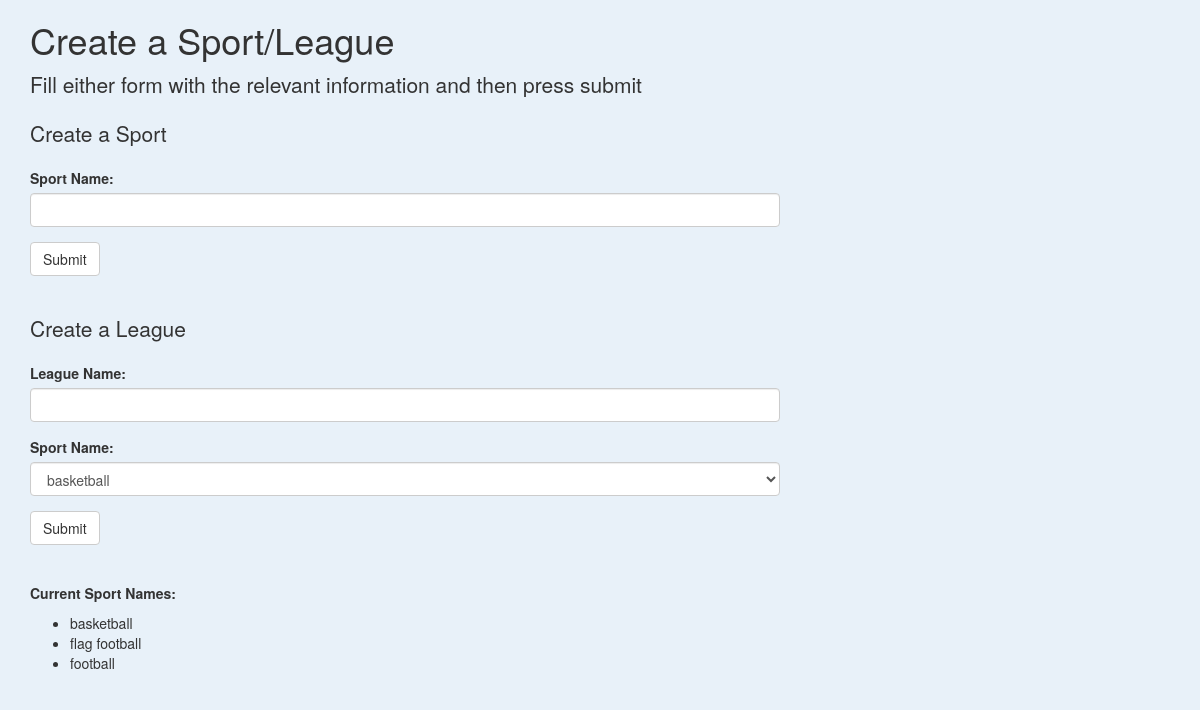
Before: /sport with the older database file.
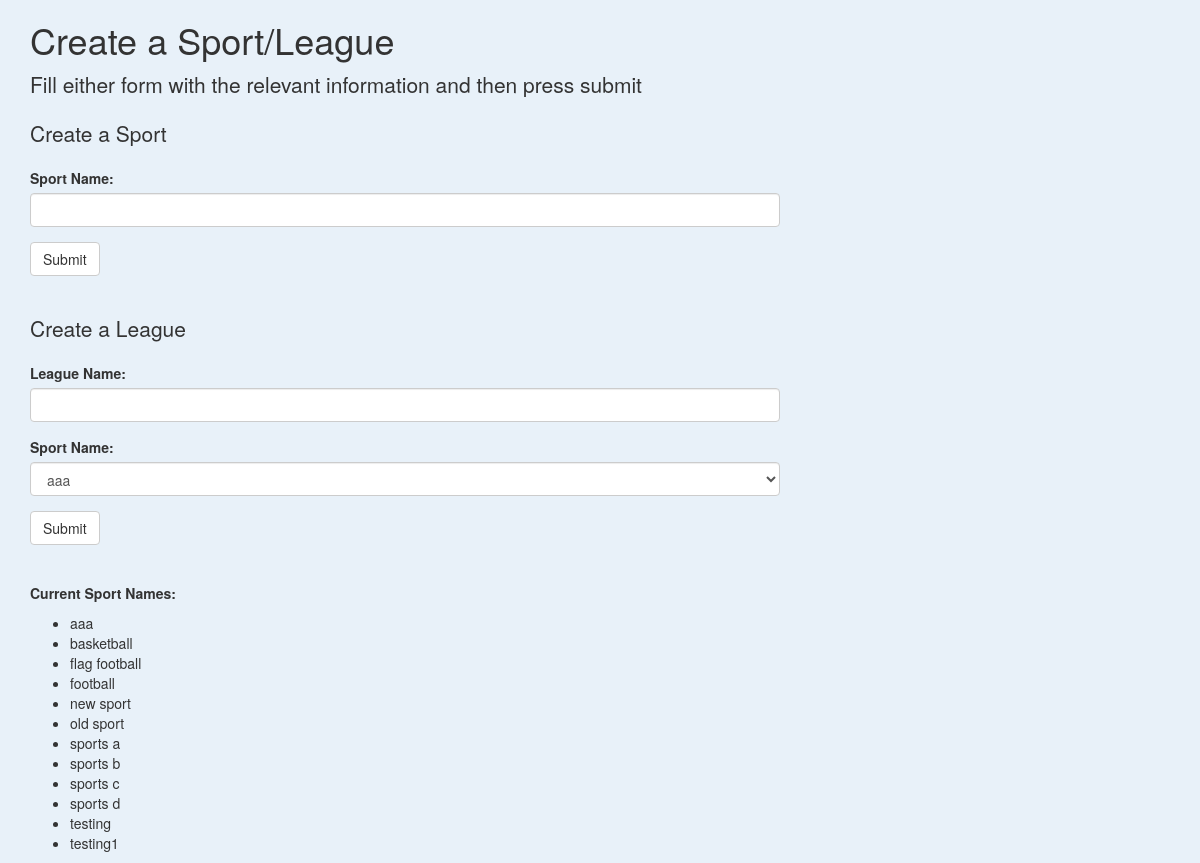
After: the same page with the newer database file.
### tables this page shows
CREATE TABLE Sport (
    s_name          varchar(25),
    s_numteams      unsigned int,
    s_numleagues    unsigned int
);

### main.py (the view, shortened to what this page needs)
@app.route('/sport', methods=['GET', 'POST'])
def sport():
    class SportForm(FlaskForm):
        name = StringField('Sport Name:', validators=[DataRequired()])
        submit = SubmitField('Submit')
    class LeagueForm(FlaskForm):
        query = '''select s_name from sport order by s_name'''
        conn = sqlite3.connect(database)
        result = conn.execute(query)
        sportsNames = []
        for row in result:
            sportsNames.append(row[0])
        leagueName = StringField('League Name:', validators=[DataRequired()])
        sport = SelectField('Sport Name:', choices=sportsNames, validators=[DataRequired()])
        submitLeague = SubmitField('Submit')
    conn = sqlite3.connect(database)
    cursor = conn.cursor()
    sportSubmit = SportForm()
    leagueSubmit = LeagueForm()
    message = ""
    sportNames = []
    sportQuery = '''SELECT s_name from sport order by s_name'''
    result = conn.execute(sportQuery)
    for row in result:
        sportNames.append(row[0])
    sportNames = []
    sportQuery = '''SELECT s_name from sport order by s_name'''
    result = conn.execute(sportQuery)
    for row in result:
        sportNames.append(row[0])
    conn.close()
    print(sportNames)
    return render_template('sport.html', sportForm=sportSubmit,leagueForm=leagueSubmit, message=message, sportNames=sportNames)

### main.py
    class SportForm(FlaskForm):
        name = StringField('Sport Name:', validators=[DataRequired()])
        submit = SubmitField('Submit')

    class LeagueForm(FlaskForm):
        query = '''select s_name from sport order by s_name'''
        conn = sqlite3.connect(database)
        result = conn.execute(query)
        sportsNames = []
        for row in result:
            sportsNames.append(row[0])
        leagueName = StringField('League Name:', validators=[DataRequired()])
        sport = SelectField('Sport Name:', choices=sportsNames, validators=[DataRequired()])
        submitLeague = SubmitField('Submit')

### templates/sport.html (shortened to what this page needs)
{% extends 'bootstrap/base.html' %}
{% import "bootstrap/wtf.html" as wtf %}
{% block styles %}
{{ super() }}
{% endblock %}
{% block content %}
<div class="container">
  <div class="row">
    <div class="col-md-10 col-lg-8 mx-lg-auto mx-md-auto">
      <h1 class="pt-5 pb-2">Create a Sport/League</h1>
      <p class="lead">Fill either form with the relevant information and then press submit</p>
      <p class="lead">Create a Sport</p>
      {{ wtf.quick_form(sportForm) }}
      <p class="lead" style="margin-top:5%">Create a League</p>
      {{ wtf.quick_form(leagueForm) }}
      <p class="pt-5" style="margin-top:5%;"><strong>Current Sport Names: </strong></p>
      <ul>
        {% for name in sportNames %}
        <li>{{name}}</li>
        {% endfor %}
        </ul>
    </div>
  </div>
</div>
{% endblock %}

### templates/sport.html (style rules this page uses)
body { background: #e8f1f9; }

Changed rows visible on the page:
added Sport: s_name "aaa"
added Sport: s_name "new sport"
added Sport: s_name "old sport"
added Sport: s_name "sports a"
added Sport: s_name "sports b"
added Sport: s_name "sports c"
added Sport: s_name "sports d"
added Sport: s_name "testing"
added Sport: s_name "testing1"
Other visible differences:
form field sport: "basketball" → "aaa"
